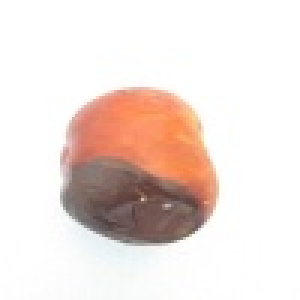
#> input picture Most Important file Math to Python/images/17.jpg, 100 x 100 px (shown 3 times larger)
$ jupyter execute 'k-means and lab.ipynb'
#> lines starting #> are read from the running program, lines starting #| are printed output that depends on the picture
[cell 1]
import cv2
import numpy as np
import matplotlib.pyplot as plt
import numpy.ma as ma
import numpy.matlib
import cv2, numpy as np
from math import pi
from skimage import io, color
from sklearn.cluster import KMeans

[cell 2]
def enhence_contrast(img):
    alpha = 1.95
    beta = -150
    result  = cv2.addWeighted(img, alpha, np.zeros(img.shape, img.dtype), 0, beta)
    return result

[cell 3]
def visualize_colors(cluster, centroids):
    # Get the number of different clusters, create histogram, and normalize
    labels = np.arange(0, len(np.unique(cluster.labels_)) + 1)
    (hist, _) = np.histogram(cluster.labels_, bins = labels)
    hist = hist.astype("float")
    hist /= hist.sum()

    # Create frequency rect and iterate through each cluster's color and percentage
    rect = np.zeros((50, 300, 3), dtype=np.uint8)
    colors = sorted([(percent, color) for (percent, color) in zip(hist, centroids)])
    start = 0
    for (percent, color) in colors:
        print(color, "{:0.2f}%".format(percent * 100))
        end = start + (percent * 300)
        cv2.rectangle(rect, (int(start), 0), (int(end), 50), \
                      color.astype("uint8").tolist(), -1)
        start = end
    return rect

[cell 4]
def centroid_histogram(clt):
	# grab the number of different clusters and create a histogram
	# based on the number of pixels assigned to each cluster
	numLabels = np.arange(0, len(np.unique(clt.labels_)) + 1)
	(hist, _) = np.histogram(clt.labels_, bins = numLabels)

	# normalize the histogram, such that it sums to one
	hist = hist.astype("float")
	hist /= hist.sum()

	# return the histogram
	return hist

[cell 5]
# Load Damage Image and Show The image
img = cv2.imread('images/17.jpg')
#> img is the input picture: shape (100, 100, 3); mean B, G, R 220.2, 225.3, 238.5
img = cv2.cvtColor(img, cv2.COLOR_BGR2RGB) #convert bgr image to rgb
plt.imshow(img)
plt.title("Original Image")
plt.show()

[cell 6]
#CONVERT RGB IMAGE TO L*a*b
lab = color.rgb2lab(img)
#> lab: shape (100, 100, 3) float64; mean of channels 0, 1, 2 90.4, 4.5, 4.8
plt.imshow(lab)
plt.title("Lab image")
plt.show()
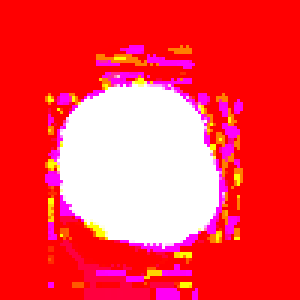
#> shown: shape (100, 100, 3) float64 (shown 3 times larger); mean R, G, B 1, 0.255, 0.298

# [6 lines of commented-out code are left out]

Z = lab.reshape((-1,3))
# convert to np.float32
Z = np.float32(Z)

#pic_n = lab.reshape(lab.shape[0]*lab.shape[1], lab.shape[2])

[cell 7]
# Find and display most dominant colors
cluster = KMeans(n_clusters=3).fit(Z) # APPLY K-MEANS CLUSTERING
print("cluster labels: ")
print(cluster.labels_)
#> (printed output is left out)


pic2show = cluster.cluster_centers_[cluster.labels_]
cluster_pic = pic2show.reshape(img.shape[0], img.shape[1], img.shape[2])
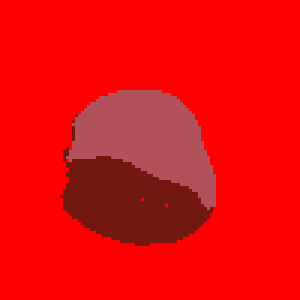
#> cluster_pic: shape (100, 100, 3) float32 (shown 3 times larger); mean R, G, B 90.4, 4.5, 4.8; drawn with min black and max white
plt.imshow(cluster_pic)
#plt.imshow(cv2.cvtColor(cluster_pic, cv2.COLOR_BGR2RGB))
plt.title('Cluster')
plt.show()
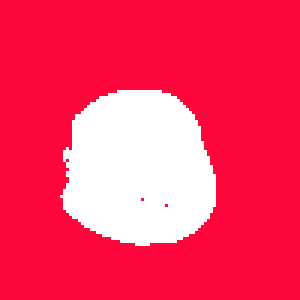
#> shown: shape (100, 100, 3) float32 (shown 3 times larger); mean R, G, B 1, 0.238, 0.4

visualize = visualize_colors(cluster, cluster.cluster_centers_)
#> after the loop in visualize_colors, `for (percent, color) in colors:`:
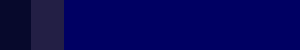
#> rect: shape (50, 300, 3); mean of channels 0, 1, 2 90, 4.3, 4.6; drawn as B, G, R
#visualize = cv2.cvtColor(visualize, cv2.COLOR_RGB2BGR)
plt.imshow(visualize)
#plt.imshow(cv2.cvtColor(visualize, cv2.COLOR_BGR2RGB))
plt.title("All Cluster Color")
plt.show()


# show the plotting graph of an image
histr = cv2.calcHist([visualize],[0],None,[256],[0,256])
#> histr = 256 values, max 11800 at index 99, min 0 at index 0, mean 58.59
plt.plot(histr)
plt.title("Frequency of pixels")
plt.xlabel("Segmented Color")
plt.ylabel("Color Frequency/Intensity")
plt.show()
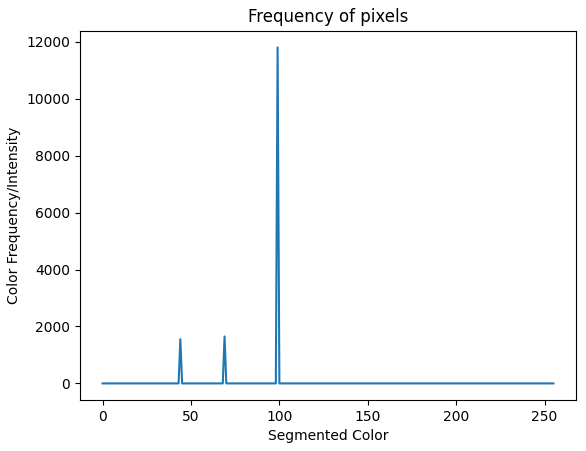
#> figure drawn by matplotlib, 1 panel; curve peaks at x = 99, y = 11800

[cell 8]
import cv2, numpy as np
import matplotlib.pyplot as plt
from sklearn.cluster import KMeans

def visualize_colors(cluster, centroids):
    # Get the number of different clusters, create histogram, and normalize
    labels = np.arange(0, len(np.unique(cluster.labels_)) + 1)
    (hist, _) = np.histogram(cluster.labels_, bins = labels)
    hist = hist.astype("float")
    hist /= hist.sum()

    # Create frequency rect and iterate through each cluster's color and percentage
    rect = np.zeros((50, 300, 3), dtype=np.uint8)
    colors = sorted([(percent, color) for (percent, color) in zip(hist, centroids)])
    start = 0
    for (percent, color) in colors:
        print(color, "{:0.2f}%".format(percent * 100))
        end = start + (percent * 300)
        cv2.rectangle(rect, (int(start), 0), (int(end), 50), \
                      color.astype("uint8").tolist(), -1)
        start = end
    return rect

# Load image and convert to a list of pixels
image = cv2.imread('images/1.jpg')
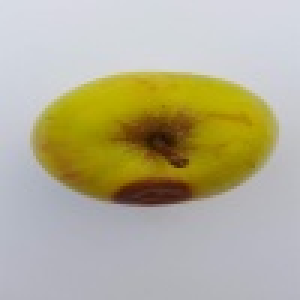
#> input picture Most Important file Math to Python/images/1.jpg, 100 x 100 px (shown 3 times larger)
#> image is the input picture: shape (100, 100, 3); mean B, G, R 148.3, 175.8, 181


image = cv2.cvtColor(image, cv2.COLOR_BGR2RGB)
plt.imshow(image)
plt.title("Original Image")
plt.show()

enh = enhence_contrast(image)
#> in enhence_contrast, `result  = cv2.addWeighted(img, alpha, np.zeros(img.shape, img.dtype), ..`:
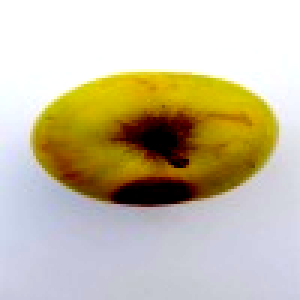
#> result: shape (100, 100, 3) (shown 3 times larger); mean R, G, B 201.1, 191.5, 165.7
plt.imshow(enh)
plt.title("Enhanced Image")
plt.show()

reshape = enh.reshape((enh.shape[0] * enh.shape[1], 3))


# Find and display most dominant colors
cluster = KMeans(n_clusters=3).fit(reshape)
center = np.uint8(cluster.cluster_centers_)
#> center = [[223, 224, 232], [70, 30, 0], [179, 147, 5]]
res = center[cluster.labels_.flatten()]
segmented_image = res.reshape((image.shape))
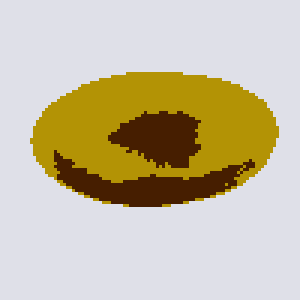
#> segmented_image: shape (100, 100, 3) (shown 3 times larger); mean R, G, B 200.3, 190.9, 165.3

# Now convert back into uint8, and make original image
center = np.uint8(cluster.cluster_centers_)
res = center[cluster.labels_.flatten()]
res2 = res.reshape((image.shape))
plt.imshow(segmented_image)
#plt.imshow(cv2.cvtColor(segmented_image, cv2.COLOR_BGR2RGB))
plt.title('Cluster')
plt.show()

##-----------------------------to show color bar----------------------------------
visualize = visualize_colors(cluster, cluster.cluster_centers_)
#> after the loop in visualize_colors, `for (percent, color) in colors:`:
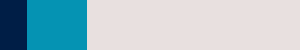
#> rect: shape (50, 300, 3); mean of channels 0, 1, 2 200.4, 191.1, 165.7; drawn as B, G, R
visualize = cv2.cvtColor(visualize, cv2.COLOR_RGB2BGR)
#plt.imshow(visualize)
plt.imshow(cv2.cvtColor(visualize, cv2.COLOR_BGR2RGB))
plt.title("All Cluster Color")
plt.show()
##-----------X------------------to show color bar------------------X----------------


enh
# --------------------------------------show the plotting graph of an image ----------------------
histr = cv2.calcHist([visualize],[0],None,[256],[0,256])
#> histr = 256 values, max 10650 at index 232, min 0 at index 1, mean 58.59
plt.plot(histr)
plt.title("Frequency of pixels")
plt.xlabel("Color Scheme")
plt.ylabel("Color Frequency/Intensity")
plt.show()
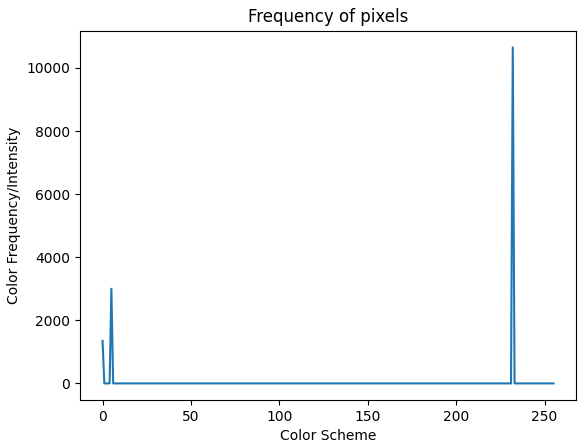
#> figure drawn by matplotlib, 1 panel; curve peaks at x = 232, y = 10650
# --------------------------------------show the plotting graph of an image ----------------------
